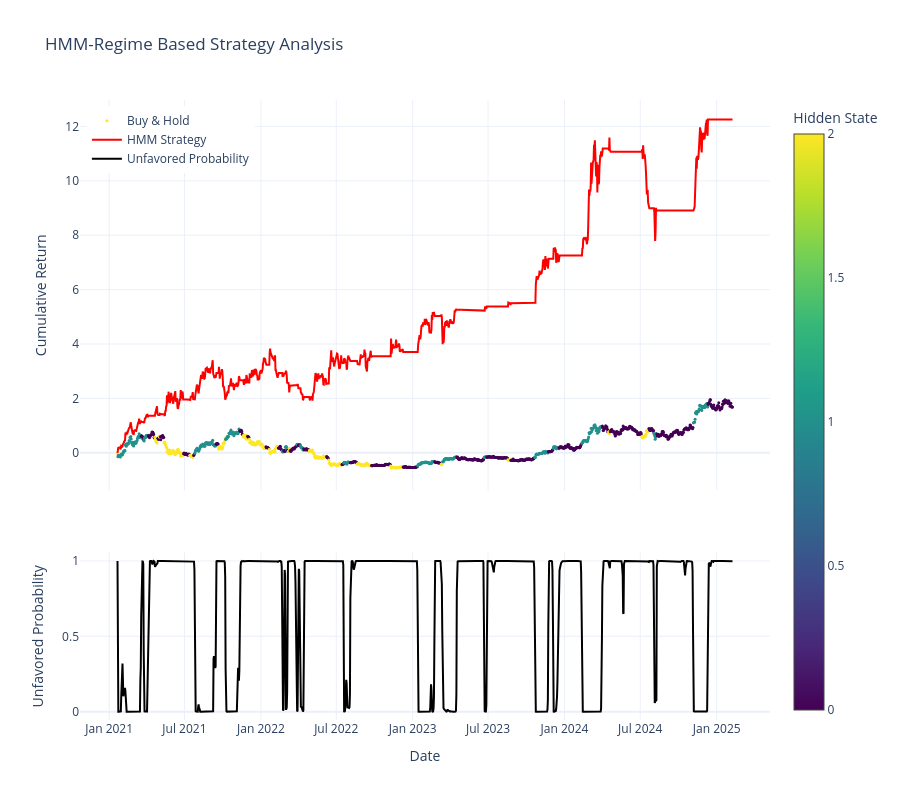

Source (notebook cell):
### Code cell
import plotly.graph_objects as go
from plotly.subplots import make_subplots

def plot_hmm_results(df):
    """
    Given a DataFrame (such as that returned by transact_at_open()) that includes:
      - Date (as a column)
      - 'hidden _state': the raw state from the HMM (e.g. 0, 1, or 2)
      - 'cum_buy_hold_return': cumulative return from buying and holding the asset
      - 'cum_strategy_return': cumulative return from the HMM-based strategy
      - 'unfav': the probability that the state is unfavored
    this function produces a two-panel interactive Plotly plot.
    """
    
    # Ensure Date is datetime
    df['Date'] = pd.to_datetime(df['Date'])
    df = df.sort_values('Date')
    
    # Create figure with secondary y-axis
    fig = make_subplots(rows=2, cols=1, 
                       shared_xaxes=True,
                       vertical_spacing=0.1,
                       row_heights=[0.7, 0.3])

    # Top Panel: Returns
    # Scatter plot for buy & hold returns colored by state
    fig.add_trace(
        go.Scatter(
            x=df['Date'],
            y=df['cum_buy_hold_return'],
            mode='markers',
            name='Buy & Hold',
            marker=dict(
                size=3,
                color=df['hidden _state'],
                colorscale='Viridis',
                showscale=True,
                colorbar=dict(title='Hidden State')
            )
        ),
        row=1, col=1
    )
    
    # Line plot for strategy returns
    fig.add_trace(
        go.Scatter(
            x=df['Date'],
            y=df['cum_strategy_return'],
            mode='lines',
            name='HMM Strategy',
            line=dict(color='red', width=2)
        ),
        row=1, col=1
    )
    
    # Bottom Panel: Unfavored Probability
    fig.add_trace(
        go.Scatter(
            x=df['Date'],
            y=df['unfav'],
            mode='lines',
            name='Unfavored Probability',
            line=dict(color='black', width=2)
        ),
        row=2, col=1
    )
    
    # Update layout
    fig.update_layout(
        title='HMM-Regime Based Strategy Analysis',
        template='plotly_white',
        height=800,
        showlegend=True,
        legend=dict(
            yanchor="top",
            y=0.99,
            xanchor="left",
            x=0.01
        )
    )
    
    # Update y-axes labels
    fig.update_yaxes(title_text="Cumulative Return", row=1, col=1)
    fig.update_yaxes(title_text="Unfavored Probability", row=2, col=1)
    
    # Update x-axis label
    fig.update_xaxes(title_text="Date", row=2, col=1)
    
    # Show the plot
    fig.show()

# Example usage:
plot_hmm_results(compiled_df)

### Figure 1 — Plotly figure (JSON) as saved in the notebook; plotly's stock layout.template omitted (floating-point values rounded to 4 significant figures; data arrays with more than 128 entries replaced by an {"elided": "..."} marker saying what was removed)
{"data": [{"marker": {"color": {"elided": "1480 int values"}, "colorbar": {"title": {"text": "Hidden State"}}, "colorscale": [[0, "#440154"], [0.1111, "#482878"], [0.2222, "#3e4989"], [0.3333, "#31688e"], [0.4444, "#26828e"], [0.5556, "#1f9e89"], [0.6667, "#35b779"], [0.7778, "#6ece58"], [0.8889, "#b5de2b"], [1, "#fde725"]], "showscale": true, "size": 3}, "mode": "markers", "name": "Buy & Hold", "type": "scatter", "x": {"elided": "1480 str values"}, "xaxis": "x", "y": {"elided": "1480 float values"}, "yaxis": "y"}, {"line": {"color": "red", "width": 2}, "mode": "lines", "name": "HMM Strategy", "type": "scatter", "x": {"elided": "1480 str values"}, "xaxis": "x", "y": {"elided": "1480 float values"}, "yaxis": "y"}, {"line": {"color": "black", "width": 2}, "mode": "lines", "name": "Unfavored Probability", "type": "scatter", "x": {"elided": "1480 str values"}, "xaxis": "x2", "y": {"elided": "1480 float values"}, "yaxis": "y2"}], "layout": {"height": 800, "legend": {"x": 0.01, "xanchor": "left", "y": 0.99, "yanchor": "top"}, "showlegend": true, "title": {"text": "HMM-Regime Based Strategy Analysis"}, "xaxis": {"anchor": "y", "domain": [0, 1], "matches": "x2", "showticklabels": false}, "xaxis2": {"anchor": "y2", "domain": [0, 1], "title": {"text": "Date"}}, "yaxis": {"anchor": "x", "domain": [0.37, 1], "title": {"text": "Cumulative Return"}}, "yaxis2": {"anchor": "x2", "domain": [0, 0.27], "title": {"text": "Unfavored Probability"}}}}
